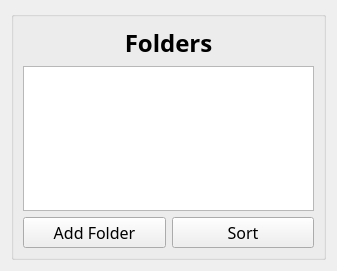
<?xml version="1.0" encoding="UTF-8"?>
<ui version="4.0">
 <class>File_Sorter</class>
 <widget class="QWidget" name="File_Sorter">
  <property name="windowModality">
   <enum>Qt::WindowModality::NonModal</enum>
  </property>
  <property name="geometry">
   <rect>
    <x>0</x>
    <y>0</y>
    <width>337</width>
    <height>271</height>
   </rect>
  </property>
  <property name="sizePolicy">
   <sizepolicy hsizetype="Preferred" vsizetype="Preferred">
    <horstretch>0</horstretch>
    <verstretch>0</verstretch>
   </sizepolicy>
  </property>
  <property name="windowTitle">
   <string>Form</string>
  </property>
  <layout class="QGridLayout" name="gridLayout">
   <item row="0" column="1">
    <widget class="QGroupBox" name="groupBox">
     <property name="enabled">
      <bool>true</bool>
     </property>
     <property name="autoFillBackground">
      <bool>true</bool>
     </property>
     <property name="title">
      <string/>
     </property>
     <layout class="QGridLayout" name="gridLayout_2">
      <item row="0" column="0" colspan="2">
       <widget class="QLabel" name="folderLabel">
        <property name="font">
         <font>
          <family>Arial Rounded MT</family>
          <pointsize>18</pointsize>
          <bold>true</bold>
          <underline>false</underline>
         </font>
        </property>
        <property name="autoFillBackground">
         <bool>false</bool>
        </property>
        <property name="text">
         <string>Folders</string>
        </property>
        <property name="textFormat">
         <enum>Qt::TextFormat::PlainText</enum>
        </property>
        <property name="alignment">
         <set>Qt::AlignmentFlag::AlignCenter</set>
        </property>
       </widget>
      </item>
      <item row="1" column="0" colspan="2">
       <widget class="QListView" name="folderListView"/>
      </item>
      <item row="2" column="0">
       <widget class="QPushButton" name="addFolderButton">
        <property name="font">
         <font>
          <family>Arial Rounded MT</family>
          <pointsize>12</pointsize>
          <bold>false</bold>
         </font>
        </property>
        <property name="cursor">
         <cursorShape>PointingHandCursor</cursorShape>
        </property>
        <property name="text">
         <string>Add Folder</string>
        </property>
        <property name="icon">
         <iconset theme="folder-new">
          <normaloff>../../../../../Downloads/add.png</normaloff>../../../../../Downloads/add.png</iconset>
        </property>
       </widget>
      </item>
      <item row="2" column="1">
       <widget class="QPushButton" name="dragDropButton">
        <property name="font">
         <font>
          <family>Arial Rounded MT</family>
          <pointsize>12</pointsize>
          <bold>false</bold>
          <kerning>true</kerning>
         </font>
        </property>
        <property name="text">
         <string>Sort</string>
        </property>
        <property name="icon">
         <iconset theme="go-up">
          <normaloff>../../../../../Downloads/sort.png</normaloff>../../../../../Downloads/sort.png</iconset>
        </property>
        <property name="autoDefault">
         <bool>false</bool>
        </property>
       </widget>
      </item>
     </layout>
    </widget>
   </item>
  </layout>
 </widget>
 <resources>
  <include location="../../Icons/Icons.qrc"/>
 </resources>
 <connections/>
</ui>
